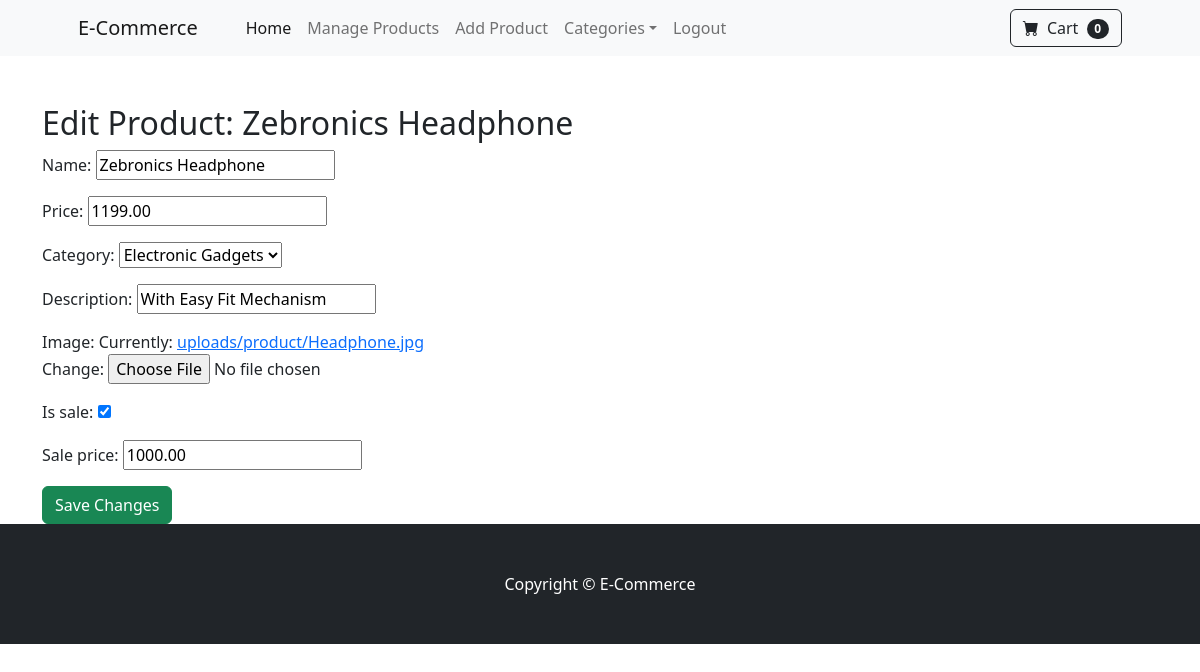
/edit-product/1/ (signed in), run on the app's committed database.
### store/models.py (models this page shows, shortened)
class Product(models.Model):
    name = models.CharField(max_length=50)
    price = models.DecimalField(default=0, decimal_places=2, max_digits=7)
    category = models.ForeignKey(Category, on_delete=models.CASCADE, default=1)
    seller = models.ForeignKey(Customer, on_delete=models.CASCADE, limit_choices_to={'role': 'seller'}, null=True, blank=True)  # Associates the product with a seller
    description = models.CharField(max_length=200, default='', blank=True, null=True)
    image = models.ImageField(upload_to='uploads/product/')
    is_sale = models.BooleanField(default=False)
    sale_price = models.DecimalField(default=0, decimal_places=2, max_digits=7)

class Category(models.Model):
    name = models.CharField(max_length=50)
    def __str__(self):
        return self.name
    class Meta:
        verbose_name_plural = 'Categories'

### store/views.py (the view)
# urls.py: path('edit-product/<int:pk>/', views.edit_product, name='edit-product'),  # Edit an existing product
@login_required
def edit_product(request, pk):
    if request.user.is_superuser:
        product = get_object_or_404(Product, id=pk)
        if request.method == 'POST':
            form = ProductForm(request.POST, request.FILES, instance=product)
            if form.is_valid():
                form.save()
                messages.success(request, "Product Updated Successfully!")
                return redirect('product_list')
        else:
            form = ProductForm(instance=product)
        return render(request, 'edit_product.html', {'form': form, 'product': product})
    messages.error(request, "Access Denied!")
    return redirect('login')

### store/forms.py (shortened to what this page needs)
class ProductForm(forms.ModelForm):
    class Meta:
        model = Product
        fields = ['name', 'price', 'category', 'description', 'image', 'is_sale', 'sale_price']

### cart/cart.py (called while the page is built)
    def __len__(self):
        return sum(int(item.get('quantity', 0)) for item in self.cart.values() if isinstance(item, dict))

### cart/context_processors.py (called while the page is built)
def cart(request):
    return{'cart':Cart(request)}

### store/templates/edit_product.html (shortened to what this page needs)
{% extends 'base.html' %}
{% block content %}
<div class="container mt-5">
    <h2>Edit Product: {{ product.name }}</h2>
    <form method="POST" enctype="multipart/form-data">
        {{ form.as_p }}
        <button type="submit" class="btn btn-success">Save Changes</button>
    </form>
</div>
{% endblock %}

### data on the page
Product: name "Zebronics Headphone", price "1199.00", category "Electronic Gadgets", description "With Easy Fit Mechanism", is_sale "☑", sale_price "1000.00"

### other printed values
{{ cart|length }} "0"
